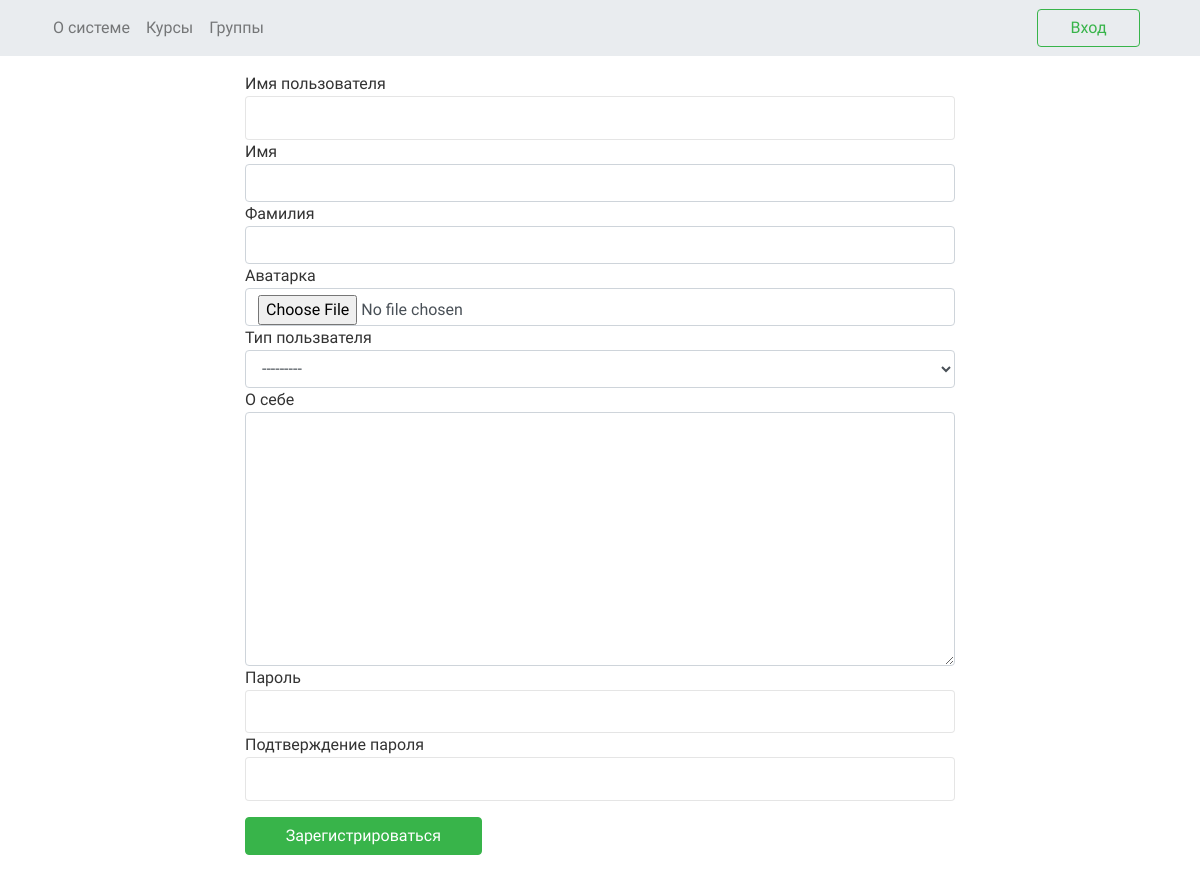
Page /registration/ on the earlier database version.
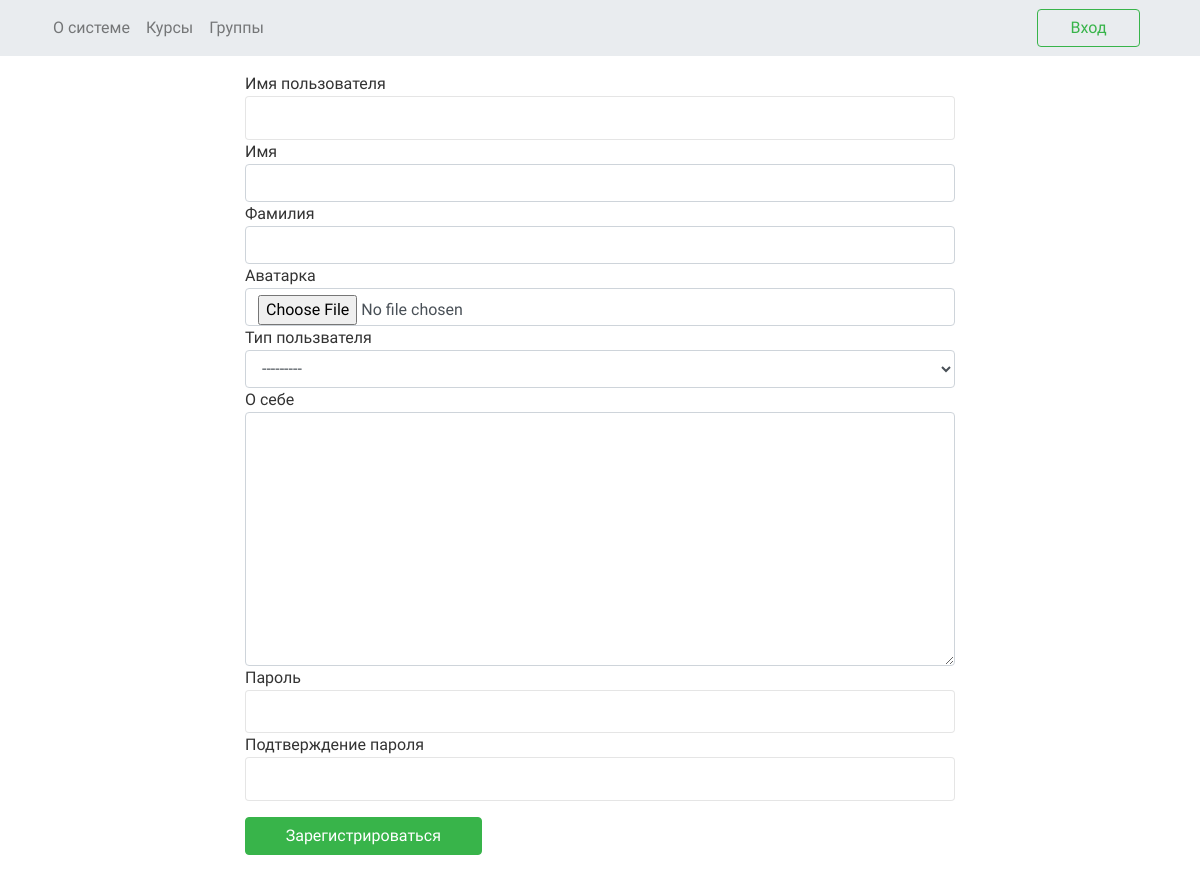
Same page on the later database version.
### learn_app/models.py (models this page shows)
class UserType(models.Model):
    user_type = models.CharField(max_length=30)
    def __str__(self):
        return self.user_type

### learn_app/views.py (the view, shortened to what this page needs)
# urls.py: path('registration/', view.Registration.as_view(), name='registration_url'),
class Registration(View):
    def get(self, request):
        form = RegistrationForm()
        template = 'registration.html'
        context = {'form': form}
        return render(request, template, context)

### learn_app/forms.py
class RegistrationForm(UserCreationForm):
    class Meta:
        model = User
        fields = ['username', 'first_name', 'last_name', 'avatar', 'user_type', 'description']
        widgets = {
            'username': forms.TextInput(attrs={'class': 'form-control'}),
            'avatar': forms.FileInput(attrs={'class': 'form-control'}),
            'first_name': forms.TextInput(attrs={'class': 'form-control'}),
            'last_name': forms.TextInput(attrs={'class': 'form-control'}),
            'user_type': forms.Select(attrs={'class': 'form-control'}),
            'description': forms.Textarea(attrs={'class': 'form-control'}),
        }
        labels = {
            'password2': 'Пароль',
        }

### templates/registration.html (shortened to what this page needs)
{% extends 'base.html' %}
{% block content %}
{% load static %}
    <link rel="stylesheet" type="text/css" href="{% static 'index.css' %}">
<div class = 'd-flex justify-content-center'>
    <form method="POST" class="m-3 col-lg-8" enctype="multipart/form-data" role="form">
            <div class="form-group">
                {{ form.username.label }}
                {{ form.username }}
                {{ form.first_name.label }}
                {{ form.first_name }}
                {{ form.last_name.label }}
                {{ form.last_name }}
                {{ form.avatar.label }}
                {{ form.avatar }}
                {{ form.user_type.label }}
                {{ form.user_type }}
                {{ form.description.label }}
                {{ form.description }}
                Пароль
                {{ form.password1 }}
                Подтверждение пароля
                {{ form.password2 }}
            </div>
            <button type="submit" class = 'btn btn-success col-lg-4'>Зарегистрироваться</button>
    </form>
</div>
{% endblock %}

Differences in the rows shown:
added UserType: user_type "---------"
Other differences:
form field user_type: "---------" → (not shown)
